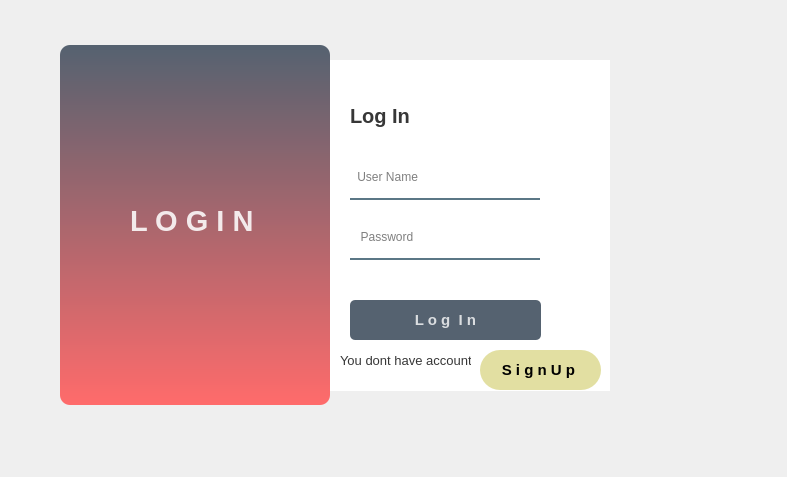
<?xml version="1.0" encoding="UTF-8"?>
<ui version="4.0">
 <class>Form</class>
 <widget class="QWidget" name="Form">
  <property name="geometry">
   <rect>
    <x>0</x>
    <y>0</y>
    <width>787</width>
    <height>477</height>
   </rect>
  </property>
  <property name="windowTitle">
   <string>Form</string>
  </property>
  <widget class="QWidget" name="widget" native="true">
   <property name="geometry">
    <rect>
     <x>20</x>
     <y>20</y>
     <width>590</width>
     <height>420</height>
    </rect>
   </property>
   <property name="styleSheet">
    <string notr="true">QPushButton#pushButton{
	background-color:rgba(85, 98, 112, 255);
	color:rgba(255, 255, 255, 200);
	border-radius:5px;
}
QPushButton#pushButton:pressed{
	padding-left:5px;
	padding-top:5px;
	background-color:rgba(255, 107, 107, 255);
	background-position:calc(100% - 10px)center;
}
QPushButton#pushButton:hover{
	background-color:rgba(255, 107, 107, 255);
}</string>
   </property>
   <widget class="QLabel" name="label_2">
    <property name="geometry">
     <rect>
      <x>40</x>
      <y>25</y>
      <width>270</width>
      <height>360</height>
     </rect>
    </property>
    <property name="styleSheet">
     <string notr="true">background-color: qlineargradient(spread:pad, x1:0, y1:0, x2:0, y2:1, stop:0 rgba(85, 98, 112, 255), stop:1 rgba(255, 107, 107, 255));
border-radius:10px;</string>
    </property>
    <property name="text">
     <string/>
    </property>
   </widget>
   <widget class="QLabel" name="label_3">
    <property name="geometry">
     <rect>
      <x>330</x>
      <y>80</y>
      <width>101</width>
      <height>31</height>
     </rect>
    </property>
    <property name="font">
     <font>
      <pointsize>15</pointsize>
      <bold>true</bold>
     </font>
    </property>
    <property name="styleSheet">
     <string notr="true">color:rgba(0, 0, 0, 200);</string>
    </property>
    <property name="text">
     <string>Log In</string>
    </property>
   </widget>
   <widget class="QLineEdit" name="lineEdit">
    <property name="geometry">
     <rect>
      <x>330</x>
      <y>140</y>
      <width>190</width>
      <height>40</height>
     </rect>
    </property>
    <property name="font">
     <font>
      <pointsize>9</pointsize>
     </font>
    </property>
    <property name="styleSheet">
     <string notr="true">background-color:rgba(0, 0, 0, 0);
border:2px solid rgba(0, 0, 0, 0);
border-bottom-color:rgba(46, 82, 101, 200);
color:rgb(0, 0, 0);
padding-bottom:7px;</string>
    </property>
    <property name="placeholderText">
     <string> User Name</string>
    </property>
   </widget>
   <widget class="QLineEdit" name="lineEdit_2">
    <property name="geometry">
     <rect>
      <x>330</x>
      <y>200</y>
      <width>190</width>
      <height>40</height>
     </rect>
    </property>
    <property name="font">
     <font>
      <pointsize>9</pointsize>
     </font>
    </property>
    <property name="styleSheet">
     <string notr="true">background-color:rgba(0, 0, 0, 0);
border:2px solid rgba(0, 0, 0, 0);
border-bottom-color:rgba(46, 82, 101, 200);
color:rgb(0, 0, 0);
padding-bottom:7px;</string>
    </property>
    <property name="echoMode">
     <enum>QLineEdit::EchoMode::Password</enum>
    </property>
    <property name="placeholderText">
     <string>  Password</string>
    </property>
   </widget>
   <widget class="QPushButton" name="pushButton">
    <property name="geometry">
     <rect>
      <x>330</x>
      <y>280</y>
      <width>191</width>
      <height>40</height>
     </rect>
    </property>
    <property name="font">
     <font>
      <pointsize>11</pointsize>
      <bold>true</bold>
     </font>
    </property>
    <property name="text">
     <string>L o g  I n</string>
    </property>
   </widget>
   <widget class="QLabel" name="label_4">
    <property name="geometry">
     <rect>
      <x>320</x>
      <y>330</y>
      <width>131</width>
      <height>21</height>
     </rect>
    </property>
    <property name="font">
     <font>
      <pointsize>10</pointsize>
     </font>
    </property>
    <property name="styleSheet">
     <string notr="true">color:rgba(0, 0, 0, 200);</string>
    </property>
    <property name="text">
     <string>You dont have account ? </string>
    </property>
   </widget>
   <widget class="QLabel" name="label_5">
    <property name="geometry">
     <rect>
      <x>110</x>
      <y>170</y>
      <width>131</width>
      <height>61</height>
     </rect>
    </property>
    <property name="font">
     <font>
      <pointsize>22</pointsize>
      <bold>true</bold>
     </font>
    </property>
    <property name="styleSheet">
     <string notr="true">color:rgba(255, 255, 255, 220);</string>
    </property>
    <property name="text">
     <string>L O G I N </string>
    </property>
   </widget>
   <widget class="QLabel" name="label_7">
    <property name="geometry">
     <rect>
      <x>50</x>
      <y>230</y>
      <width>251</width>
      <height>201</height>
     </rect>
    </property>
    <property name="font">
     <font>
      <family>Segoe UI</family>
      <pointsize>12</pointsize>
      <italic>true</italic>
     </font>
    </property>
    <property name="styleSheet">
     <string notr="true">color:rgba(255, 107, 107, 255);</string>
    </property>
    <property name="text">
     <string/>
    </property>
   </widget>
   <widget class="QLabel" name="label">
    <property name="geometry">
     <rect>
      <x>290</x>
      <y>40</y>
      <width>351</width>
      <height>331</height>
     </rect>
    </property>
    <property name="styleSheet">
     <string notr="true">background-color:rgba(255, 255, 255, 255);
border-radius:10px;</string>
    </property>
    <property name="text">
     <string/>
    </property>
   </widget>
   <widget class="QPushButton" name="pushButton_2">
    <property name="geometry">
     <rect>
      <x>460</x>
      <y>330</y>
      <width>121</width>
      <height>40</height>
     </rect>
    </property>
    <property name="font">
     <font>
      <pointsize>11</pointsize>
      <bold>true</bold>
     </font>
    </property>
    <property name="styleSheet">
     <string notr="true">QPushButton{
background-color: #e2dfa2;
border-radius : 20px; 
}
QPushButton:hover{
background-color: #92aac7;
}
QPushButton:pressed{
background-color: #ed5752;
}</string>
    </property>
    <property name="text">
     <string>S i g n U p </string>
    </property>
   </widget>
   <widget class="QPushButton" name="pushButton_3">
    <property name="geometry">
     <rect>
      <x>560</x>
      <y>50</y>
      <width>21</width>
      <height>21</height>
     </rect>
    </property>
    <property name="styleSheet">
     <string notr="true">QPushButton {
        image: url(:/newPrefix/cross-button.png);
        background-color: rgba(255, 255, 255, 0);
        border: none;
    }
    QPushButton:hover {
        background-color: rgba(255, 255, 255, 50);
    }
    QPushButton:pressed {
        background-color: rgba(255, 255, 255, 100);
    }</string>
    </property>
    <property name="text">
     <string/>
    </property>
   </widget>
   <zorder>label</zorder>
   <zorder>label_2</zorder>
   <zorder>label_3</zorder>
   <zorder>lineEdit</zorder>
   <zorder>lineEdit_2</zorder>
   <zorder>pushButton</zorder>
   <zorder>label_4</zorder>
   <zorder>label_5</zorder>
   <zorder>label_7</zorder>
   <zorder>pushButton_2</zorder>
   <zorder>pushButton_3</zorder>
  </widget>
 </widget>
 <resources>
  <include location="image.qrc"/>
 </resources>
 <connections/>
</ui>
